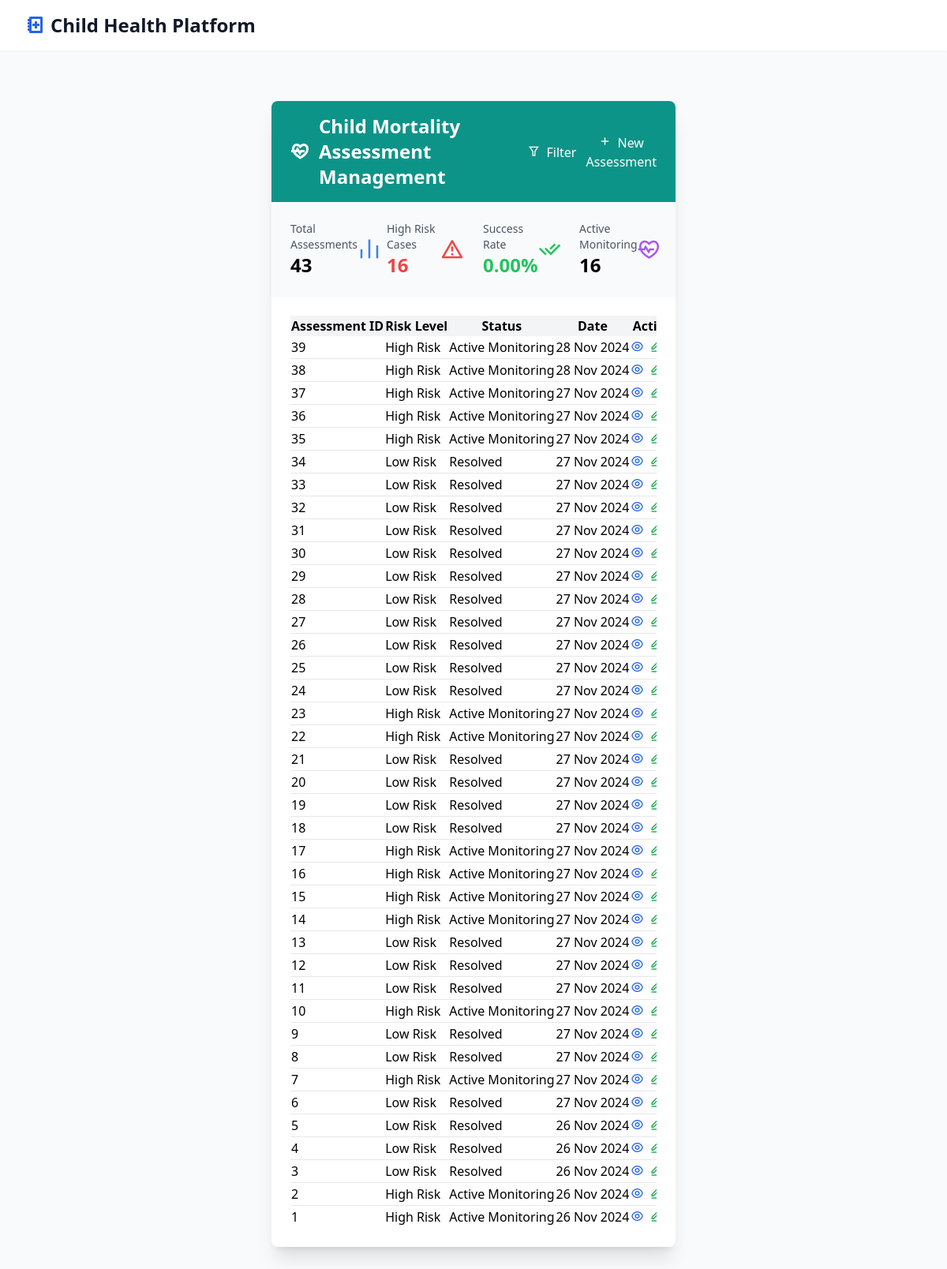
The page /dashboard/assessments/ (signed in) on the database its author committed.
### dashboard/models.py (models this page shows, shortened)
class ChildMortalityAssessment(models.Model):
    user = models.ForeignKey(User, on_delete=models.CASCADE)
    risk_prediction = models.IntegerField(
        validators=[MinValueValidator(0), MaxValueValidator(1)],
        help_text="0 for low risk, 1 for high risk"
    )
    assessment_date = models.DateTimeField(auto_now_add=True)
    status = models.CharField(max_length=20, choices=[
        ('active', 'Active Monitoring'),
        ('resolved', 'Resolved'),
        ('closed', 'Closed')
    ], default='active')
    intervention_outcome = models.CharField(max_length=20, choices=[
        ('successful', 'Successful'),
        ('ongoing', 'Ongoing'),
        ('unsuccessful', 'Unsuccessful')
    ], null=True, blank=True)
    class Meta:
        verbose_name_plural = "Child Mortality Assessments"

### dashboard/views.py (the view)
# urls.py: path('assessments/', views.assessments_management, name='assessments_management'),
@login_required
def assessments_management(request):
    total_assessments = ChildMortalityAssessment.objects.count()
    high_risk_cases = ChildMortalityAssessment.objects.filter(risk_prediction=1).count()
    active_monitoring = ChildMortalityAssessment.objects.filter(status='active').count()
    successful_interventions = ChildMortalityAssessment.objects.filter(
        risk_prediction=1,
        intervention_outcome='successful'
    ).count()
    success_rate = (successful_interventions / high_risk_cases * 100) if high_risk_cases > 0 else 0
    assessments = ChildMortalityAssessment.objects.filter(user=request.user).order_by('-assessment_date')
    context = {
        'total_assessments': total_assessments,
        'high_risk_cases': high_risk_cases,
        'active_monitoring': active_monitoring,
        'success_rate': success_rate,
        'assessments': assessments,
        'form': MortalityPredictionForm(),
    }
    return render(request, 'dashboard/assessments_management.html', context)

### dashboard/templates/dashboard/assessments_management.html (shortened to what this page needs)
{% extends "dashboard/base.html" %}
{% load static %}
{% block content %}
<div class="container mx-auto px-4 py-8">
    <div class="bg-white shadow-xl rounded-lg overflow-hidden">
        <div class="bg-teal-600 text-white px-6 py-4 flex justify-between items-center">
            <h1 class="text-2xl font-bold flex items-center">
                <i class="ri-heart-pulse-line mr-3"></i>
                Child Mortality Assessment Management
            </h1>
            <div class="flex space-x-3">
                <button id="filterButton" class="btn btn-white">
                    <i class="ri-filter-line mr-2"></i>Filter
                </button>
                <button id="newAssessmentButton" class="btn btn-green">
                    <i class="ri-add-line mr-2"></i>New Assessment
                </button>
            </div>
        </div>
        <div class="grid grid-cols-1 md:grid-cols-4 gap-6 p-6 bg-gray-50">
            <div class="stat-card">
                <div class="flex items-center justify-between">
                    <div>
                        <p class="text-sm font-medium text-gray-600">Total Assessments</p>
                        <p class="text-2xl font-bold">{{ total_assessments }}</p>
                    </div>
                    <i class="ri-bar-chart-line text-3xl text-blue-500"></i>
                </div>
            </div>
            <div class="stat-card">
                <div class="flex items-center justify-between">
                    <div>
                        <p class="text-sm font-medium text-gray-600">High Risk Cases</p>
                        <p class="text-2xl font-bold text-red-500">{{ high_risk_cases }}</p>
                    </div>
                    <i class="ri-alert-line text-3xl text-red-500"></i>
                </div>
            </div>
            <div class="stat-card">
                <div class="flex items-center justify-between">
                    <div>
                        <p class="text-sm font-medium text-gray-600">Success Rate</p>
                        <p class="text-2xl font-bold text-green-500">{{ success_rate|floatformat:2 }}%</p>
                    </div>
                    <i class="ri-check-double-line text-3xl text-green-500"></i>
                </div>
            </div>
            <div class="stat-card">
                <div class="flex items-center justify-between">
                    <div>
                        <p class="text-sm font-medium text-gray-600">Active Monitoring</p>
                        <p class="text-2xl font-bold">{{ active_monitoring }}</p>
                    </div>
                    <i class="ri-heart-pulse-line text-3xl text-purple-500"></i>
                </div>
            </div>
        </div>
        <div class="p-6">
            <div class="overflow-x-auto">
                <table class="w-full whitespace-nowrap">
                    <thead class="bg-gray-100">
                        <tr>
                            <th class="table-header">Assessment ID</th>
                            <th class="table-header">Risk Level</th>
                            <th class="table-header">Status</th>
                            <th class="table-header">Date</th>
                            <th class="table-header">Actions</th>
                        </tr>
                    </thead>
                    <tbody class="bg-white divide-y divide-gray-200">
                        {% for assessment in assessments %}
                        <tr class="hover:bg-gray-50 transition">
                            <td class="table-cell">{{ assessment.id }}</td>
                            <td class="table-cell">
                                <span
                                    class="badge {% if assessment.risk_prediction == 1 %}badge-red{% else %}badge-green{% endif %}">
                                    {% if assessment.risk_prediction == 1 %}High Risk{% else %}Low Risk{% endif %}
                                </span>
                            </td>
                            <td class="table-cell">
                                <span class="badge
                                    {% if assessment.status == 'active' %}badge-yellow
                                    {% elif assessment.status == 'resolved' %}badge-green
                                    {% else %}badge-gray{% endif %}">
                                    {{ assessment.get_status_display }}
                                </span>
                            </td>
                            <td class="table-cell">{{ assessment.assessment_date|date:"d M Y" }}</td>
                            <td class="table-cell">
                                <div class="flex space-x-2">
                                    <a href="{% url 'assessment_details' assessment.id %}"
                                        class="text-blue-600 hover:text-blue-900 transition">
                                        <i class="ri-eye-line"></i>
                                    </a>
                                    <button data-edit-assessment="{{ assessment.id }}"
                                        class="text-green-600 hover:text-green-900 transition">
                                        <i class="ri-edit-line"></i>
                                    </button>
                                </div>
                            </td>
                        </tr>
                        {% endfor %}
                    </tbody>
                </table>
            </div>
        </div>
    </div>
</div>
{% endblock %}

### dashboard/templates/dashboard/base.html (style rules this page uses)
:root { --primary-color: #2c3e50; --secondary-color: #3498db; --accent-color: #e74c3c; --background-color: #f4f6f7; }

### rows shown on the page
ChildMortalityAssessment: id "39", risk_prediction "High Risk", status "Active Monitoring", assessment_date "28 Nov 2024"
ChildMortalityAssessment: id "38", risk_prediction "High Risk", status "Active Monitoring", assessment_date "28 Nov 2024"
ChildMortalityAssessment: id "37", risk_prediction "High Risk", status "Active Monitoring", assessment_date "27 Nov 2024"
ChildMortalityAssessment: id "36", risk_prediction "High Risk", status "Active Monitoring", assessment_date "27 Nov 2024"
ChildMortalityAssessment: id "35", risk_prediction "High Risk", status "Active Monitoring", assessment_date "27 Nov 2024"
ChildMortalityAssessment: id "34", risk_prediction "Low Risk", status "Resolved", assessment_date "27 Nov 2024"
ChildMortalityAssessment: id "33", risk_prediction "Low Risk", status "Resolved", assessment_date "27 Nov 2024"
ChildMortalityAssessment: id "32", risk_prediction "Low Risk", status "Resolved", assessment_date "27 Nov 2024"
ChildMortalityAssessment: id "31", risk_prediction "Low Risk", status "Resolved", assessment_date "27 Nov 2024"
ChildMortalityAssessment: id "30", risk_prediction "Low Risk", status "Resolved", assessment_date "27 Nov 2024"
ChildMortalityAssessment: id "29", risk_prediction "Low Risk", status "Resolved", assessment_date "27 Nov 2024"
ChildMortalityAssessment: id "28", risk_prediction "Low Risk", status "Resolved", assessment_date "27 Nov 2024"
ChildMortalityAssessment: id "27", risk_prediction "Low Risk", status "Resolved", assessment_date "27 Nov 2024"
ChildMortalityAssessment: id "26", risk_prediction "Low Risk", status "Resolved", assessment_date "27 Nov 2024"
ChildMortalityAssessment: id "25", risk_prediction "Low Risk", status "Resolved", assessment_date "27 Nov 2024"
ChildMortalityAssessment: id "24", risk_prediction "Low Risk", status "Resolved", assessment_date "27 Nov 2024"
ChildMortalityAssessment: id "23", risk_prediction "High Risk", status "Active Monitoring", assessment_date "27 Nov 2024"
ChildMortalityAssessment: id "22", risk_prediction "High Risk", status "Active Monitoring", assessment_date "27 Nov 2024"
ChildMortalityAssessment: id "21", risk_prediction "Low Risk", status "Resolved", assessment_date "27 Nov 2024"
ChildMortalityAssessment: id "20", risk_prediction "Low Risk", status "Resolved", assessment_date "27 Nov 2024"
ChildMortalityAssessment: id "19", risk_prediction "Low Risk", status "Resolved", assessment_date "27 Nov 2024"
ChildMortalityAssessment: id "18", risk_prediction "Low Risk", status "Resolved", assessment_date "27 Nov 2024"
ChildMortalityAssessment: id "17", risk_prediction "High Risk", status "Active Monitoring", assessment_date "27 Nov 2024"
ChildMortalityAssessment: id "16", risk_prediction "High Risk", status "Active Monitoring", assessment_date "27 Nov 2024"
ChildMortalityAssessment: id "15", risk_prediction "High Risk", status "Active Monitoring", assessment_date "27 Nov 2024"
ChildMortalityAssessment: id "14", risk_prediction "High Risk", status "Active Monitoring", assessment_date "27 Nov 2024"
ChildMortalityAssessment: id "13", risk_prediction "Low Risk", status "Resolved", assessment_date "27 Nov 2024"
ChildMortalityAssessment: id "12", risk_prediction "Low Risk", status "Resolved", assessment_date "27 Nov 2024"
ChildMortalityAssessment: id "11", risk_prediction "Low Risk", status "Resolved", assessment_date "27 Nov 2024"
ChildMortalityAssessment: id "10", risk_prediction "High Risk", status "Active Monitoring", assessment_date "27 Nov 2024"
ChildMortalityAssessment: id "9", risk_prediction "Low Risk", status "Resolved", assessment_date "27 Nov 2024"
ChildMortalityAssessment: id "8", risk_prediction "Low Risk", status "Resolved", assessment_date "27 Nov 2024"
ChildMortalityAssessment: id "7", risk_prediction "High Risk", status "Active Monitoring", assessment_date "27 Nov 2024"
ChildMortalityAssessment: id "6", risk_prediction "Low Risk", status "Resolved", assessment_date "27 Nov 2024"
ChildMortalityAssessment: id "5", risk_prediction "Low Risk", status "Resolved", assessment_date "26 Nov 2024"
ChildMortalityAssessment: id "4", risk_prediction "Low Risk", status "Resolved", assessment_date "26 Nov 2024"
ChildMortalityAssessment: id "3", risk_prediction "Low Risk", status "Resolved", assessment_date "26 Nov 2024"
ChildMortalityAssessment: id "2", risk_prediction "High Risk", status "Active Monitoring", assessment_date "26 Nov 2024"
ChildMortalityAssessment: id "1", risk_prediction "High Risk", status "Active Monitoring", assessment_date "26 Nov 2024"

### other values the page prints
{{ total_assessments }} "43"
{{ high_risk_cases }} "16"
{{ success_rate|floatformat:2 }} "0.00"
{{ active_monitoring }} "16"
